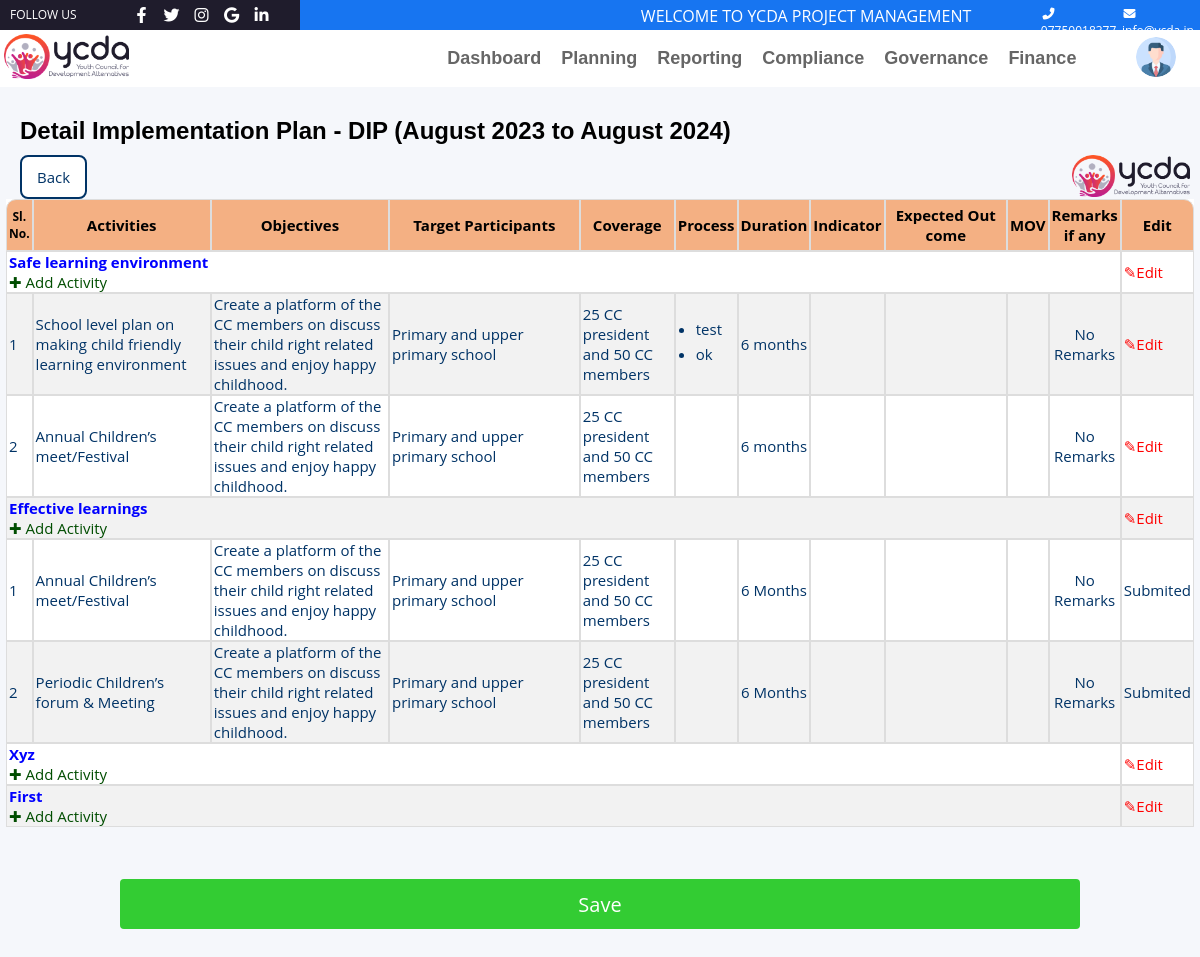
Screenshot of /ycda/dip-detalis/1/ (signed in) with the database file from the repository.
### myAPP/models.py (models this page shows, shortened)
class Project_DIP(models.Model):
 project_name=models.CharField(max_length=200)
 category_id = models.ForeignKey("Project_Category", on_delete=models.CASCADE)
 assigned_to = models.ForeignKey(User, on_delete=models.CASCADE)
 budget = models.CharField(max_length=200)
 start_date = models.DateField()
 end_date = models.DateField()
 period = models.IntegerField()
 donor_name=models.CharField(max_length=200)
 created_at = models.DateTimeField('created at', auto_now_add=True)
 updated_at = models.DateTimeField('updated at', auto_now=True)

class Dip_details(models.Model):
   project_id  = models.ForeignKey("Project_DIP", on_delete=models.CASCADE)
   component   = models.CharField(max_length=200)
   tracking_year = models.ForeignKey(TrackingYear ,
                                      blank  =  True,
                                      null   =  True ,
                                      on_delete =   models.CASCADE) #BUDD
   created_at = models.DateTimeField('created at', auto_now_add=True)
   updated_at = models.DateTimeField('updated at', auto_now=True)

class Dip_Activities(models.Model):
   project_detail_id= models.ForeignKey("DIP_details", on_delete=models.CASCADE)
   activity_name = models.CharField(max_length=200)
   objectives = models.CharField(max_length=200)
   target_participants = models.CharField(max_length=200,null=True)
   coverage = models.CharField(max_length=200,null=True)
   duration = models.CharField(max_length=200,null=True)
   dip_remarks=models.CharField(max_length=200,null=True,blank=True)
   am_remarks=models.CharField(max_length=200,null=True,blank=True)
   is_dip_submited = models.BooleanField(default=False)
   is_dip_approved = models.BooleanField(default=False)
   is_dip_rejected = models.BooleanField(default=False)
   is_am_submited = models.BooleanField(default=False)
   is_am_approved = models.BooleanField(default=False)
   is_am_rejected = models.BooleanField(default=False)
   created_at = models.DateTimeField('created at', auto_now_add=True)
   updated_at = models.DateTimeField('updated at', auto_now=True)

class Dip_Process(models.Model):
   project_activity_id= models.ForeignKey("Dip_Activities", on_delete=models.CASCADE)
   process = models.CharField(max_length=200)

### myAPP/views.py (the view, shortened to what this page needs)
# urls.py: path('dip-detalis/<int:pk>/',add_DIP_Details,name='add_DIP_Details'),
@login_required(login_url='login')
def add_DIP_Details(request,pk):
      user=0
      if user_belongs_to_group(request.user,'Project Manager'):
        user = 1
      else:
        user = 0
      project = get_object_or_404(Project_DIP, id=pk)
      projects = Project_DIP.objects.all()
      categories = Project_Category.objects.all()
      component = project.dip_details_set.all()
      activities = Dip_Activities.objects.filter(project_detail_id__in=component)
      MyFirstModelFormSet = inlineformset_factory(
        Project_DIP,  # parent model
        Dip_details,  # child model
        DipComponentForm,  # fields in the child model
        extra=0,  # number of extra forms to display
        can_delete= False  # allow deleting forms
      )
      formset = MyFirstModelFormSet
      context = {
        "project":project,
        'component': component,
        'formset': formset,
        'activities':activities,
        'user': user,
        'projects': projects,
        'categories':categories
      }
      return render(request,'myAPP/dip.html',context)

### myAPP/templates/myAPP/dip.html (shortened to what this page needs)
{% extends 'myAPP/user_nav.html' %}
{% load static %}
{% block content %}
<div>
  <h2 style='font-family:"Calibri", sans-serif;margin-left:20px;margin-top:30px'>Detail Implementation Plan - DIP ({{project.start_date|date:"F Y"}} to {{project.end_date|date:"F Y"}})</h2>
  <div class="helpers" style='margin-left:20px;margin-top:10px'>
    <img src="{% static 'images\main-logo.png' %}" style='float:right;margin-right: 10px;width:10%'></img>
      {% if user == 1 %}
        <button class='butn' id='add-more'><i class="fa-solid fa-plus"></i> Add Component</button>
        <button onclick="upload()" class='butn'><input type="file" name="upload" id="upload"style="display: none;"><i class="fa-solid fa-cloud-arrow-up"></i> Upload</button>
        <button onclick="openPopup()" class='butn'><i class="fa fa-eye"></i> View</button>
        <button class='butn'><i class="fa-solid fa-filter"></i> Filter</button>
        <div id="popup" class="popup">
        <div class="popup-content">
          <span class="close" onclick="closePopup()">&times;</span>
          <center><h2 style='font-family:"Calibri", sans-serif;'>{{ project.project_name }}</h2>
          <h2 style='font-family:"Calibri", sans-serif;'><u>Detail Implementation Plan - DIP</u></h2></center>
          <form method="POST" id="myForm">
          {% csrf_token %}
          <table id="views">
            <thead>
              <tr>
                <th style="font-size:12px;width:1%">Sl. No.</th>
                <th style="width:10%">Activities</th>
                <th style="width:10%">Objectives</th>
                <th>Target Participants</th>
                <th style="width:5%">Coverage</th>
                <th>Process</th>
                <th style="width:5%">Duration</th>
                <th>Indicator</th>
                <th>Expected Out come</th>
                <th>MOV</th>
                <th style="text-align:center">Submit<input type="checkbox" id="select-all-checkbox"></th>
              </tr>
            </thead>
            <tbody>
             {% for a in component %}
              <tr>
                {% ifchanged %}
                <td onclick="window.location='{% url 'myAPP:add_ActivityMatrix' a.id %}';" colspan="11" style="color: blue; font-weight: bold;">{{a.component}}</td>
                {% endifchanged %}
              </tr>
              {% for x in a.dip_activities_set.all %}
                <tr>
                    <td>{{ forloop.counter }}</td>
                    <td>{{ x.activity_name }}</td>
                    <td>{{ x.objectives}}</td>
                    <td>{{ x.target_participants}}</td>
                    <td style="max-width: 100px;">{{ x.coverage}}</td>
                    <td>
                        <ul>
                          {% for y in x.dip_process_set.all %}
                          <li>{{ y.process }}</li>
                          {% endfor %}
                        </ul>
                    </td>
                    <td style="max-width: 100px;">{{ x.duration}}</td>
                    <td style="max-width: 200px;">
                      <ul>
                        {% for y in x.dip_indicator_set.all %}
                        <li>{{ y.indicator }}</li>
                        {% endfor %}
                      </ul>
                    </td>
                    <td style="max-width: 200px;">
                      <ul>
                        {% for y in x.dip_expected_out_come_set.all %}
                        <li>{{ y.expected_out_come }}</li>
                        {% endfor %}
                      </ul>
                    </td>
                    <td style="max-width: 150px;">
                      <ul>
                        {% for y in x.dip_mov_set.all %}
                        <li>{{ y.mov }}</li>
                        {% endfor %}
                      </ul>
                    </td>
                    {% if x.is_dip_submited == 1 %}
                    <td>Submited</td>
                    {% else %}
                    <td style="text-align:center">
                      <input type="checkbox" name="selected_activities" value="{{ x.id }}">
                    </td>
                    {% endif %}
                </tr>
              {% endfor %}
             {% endfor %}
            </tbody>
          </table>
          <button class="btn button1" type="submit"><i class="fa fa-send-o"></i>Submit</button>
        </form>
        </div>
        </div>
        <button onclick="printPage()" class='butn'><i class="fa fa-print"></i> Print</button>
        <a href="{% url 'myAPP:home' project.pk %}" class='butn'><i class="fa-solid fa-left-long"></i> Back</a>
      {% else %}
        <a href="{% url 'myAPP:home' project.pk %}" class='butn'>Back</a>
      {% endif %}
  </div>
  <table id="customers">
    <thead>
      <tr>
        <th style="font-size:12px;width:1%">Sl. No.</th>
        <th style="width:15%">Activities</th>
        <th style="width:15%">Objectives</th>
        <th style="">Target Participants</th>
        <th style="width:8%">Coverage</th>
        <th>Process</th>
        <th style="width:5%">Duration</th>
        <th>Indicator</th>
        <th>Expected Out come</th>
        <th>MOV</th>
        <th style="width:5%" class="no-print">Remarks if any</th>
        <th class="no-print" style="width:3%">Edit</th>
      </tr>
    </thead>
    <tbody>
     {% for a in component %}
      <tr>
        {% ifchanged %}
        <td onclick="window.location='{% url 'myAPP:add_ActivityMatrix' a.id %}';" colspan="11" style="color: blue; font-weight: bold;cursor: pointer;">{{a.component}}<br><label class="no-print" style="font-weight: normal;color: #004d00; font-size: 15px">&#10010; Add Activity</label></td>
        <td style="cursor: pointer;" onclick="window.location='{% url 'myAPP:update_component' a.id %}';" class="no-print"><label style="color: red;cursor: pointer;">&#9998;Edit</label></td>
        {% endifchanged %}
      </tr>
      {% for x in a.dip_activities_set.all %}
        <tr>
            <td>{{ forloop.counter }}</td>
            <td>{{ x.activity_name }}</td>
            <td>{{ x.objectives}}</td>
            <td>{{ x.target_participants}}</td>
            <td>{{ x.coverage}}</td>
            <td>
              <div class="list-container">
                <ul>
                  {% for y in x.dip_process_set.all %}
                  <li>{{ y.process }}</li>
                  {% endfor %}
                </ul>
              </div>
            </td>
            <td style='text-align:center;'>{{ x.duration}}</td>
            <td>
            </td>
            <td>
            </td>
            <td>
            </td>
            {% if x.dip_remarks %}
            <td class="no-print" style='text-align:center;'>{{ x.dip_remarks }}</td>
            {% else %}
            <td style="text-align: center;" class="no-print">No Remarks</td>
            {% endif %}
            {% if x.is_dip_submited == 1 and x.is_dip_approved == 0 %}
              <td class="no-print">Submited</td>
            {% elif x.is_dip_approved == 1 %}
            <td style="color:Green;text-align:center;" class="no-print"><i class="fa-solid fa-check"></i>Approved</td>
            {% else %}
              <td onclick="window.location='{% url 'myAPP:update_ActivityMatrix' x.id %}';" style="cursor: pointer;" class="no-print"><label style="color: red;cursor: pointer;" >&#9998;Edit</label></td>
            {% endif %}
        </tr>
      {% endfor %}
     {% endfor %}
    </tbody>
  </table>
  <div class="form-group">
      <form method="POST">
        <div>
            {% if formset %}
          <div id= "empty-form" class= "hidden">{{ formset.empty_form.component }}</div><br>
          <center><button type="submit" class="button" name="form1_submit">Save</button></center>
          {% endif %}
        </div>
      </form>
  </div>
</div>
{% endblock  %}

### myAPP/templates/myAPP/user_nav.html (shortened to what this page needs)
{% load static %}
<!DOCTYPE html>
<html lang="en">
<head>
	<link href='https://unpkg.com/boxicons@2.0.9/css/boxicons.min.css' rel='stylesheet'>
	<link rel="stylesheet" href="https://cdnjs.cloudflare.com/ajax/libs/font-awesome/6.4.0/css/all.min.css" />
</head>
  <body>
    <header>
      <div class="top-bar">
        <div class="container">
          <div class="top-bar-content">
            <div class="social-links">
              <div class="social-list">
                <div class="social-title">Follow us</div>
                  <a href="https://www.facebook.com/ycdaodishaindia/" class="social-item" target="_blank"><i class="fab fa-fw fa-facebook-f"></i></a>
                  <a href="https://twitter.com/YCDAOdisha" class="social-item" target="_blank"><i class="fab fa-fw fa-twitter"></i></a>
                  <a href="https://www.instagram.com/ycdaodisha/" class="social-item" target="_blank"><i class="fa-brands fa-instagram"></i></i></a>
                  <a href="https://ycdaindia.org/" class="social-item" target="_blank"><i class="fab fa-fw fa-google"></i></a>
                  <a href="https://www.linkedin.com/in/youth-council-for-development-alternatives-662951255/" class="social-item" target="_blank"><i class="fab fa-fw fa-linkedin-in"></i></a>
                </div>
              </div>
            <div class="contact-links" id="scroll-container">
              <div class="contact-list">
                <div style='margin-right:400px;color:#fff' id="scroll-text">WELCOME TO YCDA PROJECT MANAGEMENT SYSTEM</div>
                <a href="tel:07750018377" class="contact-item" style="color:#ffffff;font-size:1vw"><i class="fas fa-fw fa-phone fa-flip-horizontal"></i> 07750018377</a>
                <a href="mailto:info@ycda.in" class="contact-item" style="color:#ffffff;font-size:1vw"><i class="fas fa-fw fa-envelope"></i> info@ycda.in</a>
              </div>
            </div>
          </div>
        </div>
      </div>
    </header>
    <div>
      {% if user == 1 %}
      <nav style='width:100%'>
        <div class="logo">
          <a href="#"><img src="{% static 'images/main-logo.png' %}" alt="Logo"></a>
        </div>
        <ul class="menu">
          <li><a href="{%url 'myAPP:pm-home' project.id %}" class="options">Dashboard</a></li>
          <li><a href="{% url 'myAPP:home' project.id %}" class="options">Planning</a></li>
          <li><a href="{% url 'myAPP:manager-reporting' project.id %}" class="options">Reporting</a></li>
          <li><a href="{% url 'myAPP:complince-home' project.id %}" class="options">Compliance</a></li>
          <li><a href="{% url 'myAPP:governance-home' project.id %}" class="options" style='margin-right:50px'>Governance</a></li>
          <li class='action'>
            <img class='profiles' src='{% static 'images/profile.png' %}' onclick='menuToggle();'>
            <div class="menus">
              <h3>{{ request.user.first_name }} {{ request.user.last_name }}<br><spam>{{ request.user.groups.first.name }}</spam></h3>
              <ul>
                <li><a href="#"><i class="fa-regular fa-circle-user" style='font-size:20px;margin-right:10px;'></i></i> Profile</li></a>
                <li><a href="{% url 'myAPP:logout'%}"><i class="fa-solid fa-arrow-right-from-bracket" style='font-size:18px;margin-right:20px'></i> Log Out</li></a>
              </ul>
            </li>
          </div>
        </ul>
      </nav>
      {% else %}
      <nav>
        <div class="logo">
          <a href="#"><img src="{% static "images/main-logo.png" %}"></a>
        </div>
        <ul class="menu">
          <li><a href="{%url 'myAPP:masterhome' %}" class="options">Dashboard</a></li>
          <li class="dropdown">
            <a href="#" class="options">Planning</a>
          </li>
          <li class="dropdown">
            <a href="#" class="options">Reporting</a>
          </li>
          <li class="dropdown">
            <a href="#" class="options">Compliance</a>
          </li>
          <li class="dropdown">
            <a href="#" class="options">Governance</a>
          </li>
          <li style='margin-right:60px'><a href="#" class="options">Finance</a></li>
          <li class='action'>
            <img class='profiles' src='{% static 'images/profile.png' %}' onclick='menuToggle();'>
          </li>
        </ul>
      </nav>
      {% endif %}
    </div>
    <div id="body">
        {% block content %}{% endblock %}
    </div>
  </body>
</html>

### rows the page displays
Project_DIP: start_date "August 2023", end_date "August 2024"
Dip_details: component "Safe learning environment"
Dip_Activities: activity_name "School level plan on making child friendly learning environment", objectives "Create a platform of the CC members on discuss their child right related issues and enjoy happy childhood.", target_participants "Primary and upper primary school", coverage "25 CC president and 50 CC members", duration "6 months", shows "No Remarks", is_dip_submited "✎Edit"
Dip_Process: process "test"
Dip_Process: process "ok"
Dip_Activities: activity_name "Annual Children’s meet/Festival", objectives "Create a platform of the CC members on discuss their child right related issues and enjoy happy childhood.", target_participants "Primary and upper primary school", coverage "25 CC president and 50 CC members", duration "6 months", shows "No Remarks", is_dip_submited "✎Edit"
Dip_details: component "Effective learnings"
Dip_Activities: activity_name "Annual Children’s meet/Festival", objectives "Create a platform of the CC members on discuss their child right related issues and enjoy happy childhood.", target_participants "Primary and upper primary school", coverage "25 CC president and 50 CC members", duration "6 Months", shows "No Remarks", is_dip_submited "Submited"
Dip_Activities: activity_name "Periodic Children’s forum & Meeting", objectives "Create a platform of the CC members on discuss their child right related issues and enjoy happy childhood.", target_participants "Primary and upper primary school", coverage "25 CC president and 50 CC members", duration "6 Months", shows "No Remarks", is_dip_submited "Submited"
Dip_details: component "Xyz"
Dip_details: component "First"
